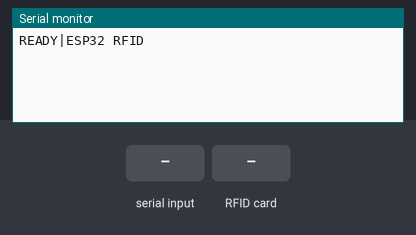
The sketch below on a simulated ESP32. Shown: the last lines printed to the serial monitor. The inputs (shaded band) are chosen by the test bench.

Above: at 1.2 s.
1.3 s: "PING\n" received over Serial
At 1.9 s:
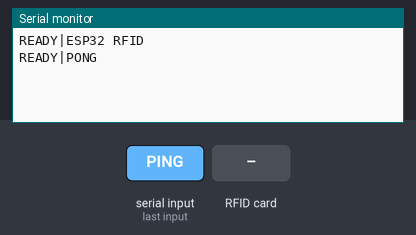
2.8 s: "READ\n" received over Serial
At 4.0 s:
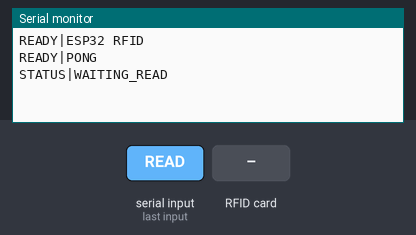
4.3 s: "RESET\n" received over Serial
At 4.8 s:
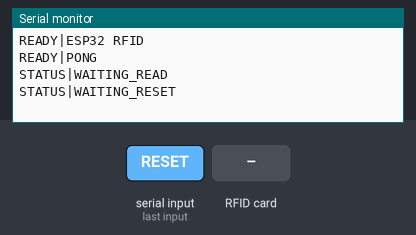
5.8 s: RFID card 5E 7A 19 C4 held to the reader
At 7.0 s:
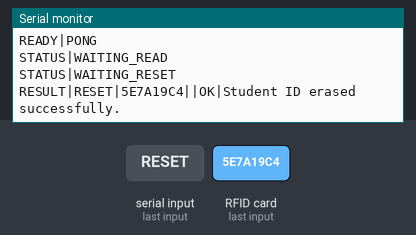
7.3 s: "SCAN\n" received over Serial
At 7.7 s:
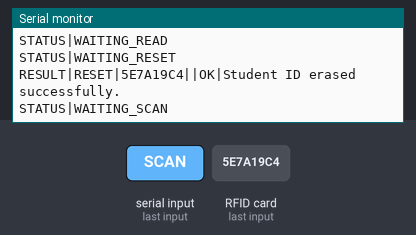
8.8 s: "STOP\n" received over Serial
At 9.4 s:
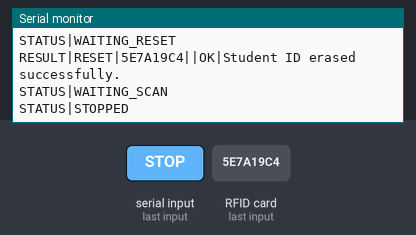

The sketch:

card_writer.ino
```cpp
#include <SPI.h>
#include <MFRC522.h>

#define SS_PIN   5
#define RST_PIN  22
#define SCK_PIN  18
#define MISO_PIN 19
#define MOSI_PIN 23

const byte DATA_BLOCK = 4;
const unsigned long WAIT_TIMEOUT_MS = 15000;
const unsigned long SCAN_COOLDOWN_MS = 1000;

MFRC522 mfrc522(SS_PIN, RST_PIN);
MFRC522::MIFARE_Key key;

enum Mode { IDLE, WAIT_READ, WAIT_WRITE, WAIT_RESET, SCAN };
Mode mode = IDLE;
String pendingId = "";
unsigned long modeStarted = 0;
unsigned long lastScanMs = 0;
String inputLine = "";

void setup() {
  Serial.begin(115200);
  SPI.begin(SCK_PIN, MISO_PIN, MOSI_PIN, SS_PIN);
  mfrc522.PCD_Init();

  for (byte i = 0; i < 6; i++) key.keyByte[i] = 0xFF;

  Serial.println("READY|ESP32 RFID");
}

void loop() {
  readSerial();

  if (mode == IDLE) return;

  if (mode == SCAN) {
    if (millis() - lastScanMs < SCAN_COOLDOWN_MS) return;
  } else if (millis() - modeStarted > WAIT_TIMEOUT_MS) {
    mode = IDLE;
    Serial.println("STATUS|ERROR:Timed out waiting for a card.");
    return;
  }

  if (!mfrc522.PICC_IsNewCardPresent()) return;
  if (!mfrc522.PICC_ReadCardSerial()) return;

  handleCard();

  mfrc522.PICC_HaltA();
  mfrc522.PCD_StopCrypto1();

  if (mode == SCAN) lastScanMs = millis();
  else mode = IDLE;
}

void readSerial() {
  while (Serial.available()) {
    char c = Serial.read();
    if (c == '\n') {
      inputLine.trim();
      if (inputLine.length() > 0) handleCommand(inputLine);
      inputLine = "";
    } else if (c != '\r') {
      if (inputLine.length() < 64) inputLine += c;
    }
  }
}

void handleCommand(const String &cmd) {
  if (cmd == "PING") {
    Serial.println("READY|PONG");

  } else if (cmd == "READ") {
    mode = WAIT_READ;
    modeStarted = millis();
    Serial.println("STATUS|WAITING_READ");

  } else if (cmd == "RESET") {
    pendingId = "";
    mode = WAIT_RESET;
    modeStarted = millis();
    Serial.println("STATUS|WAITING_RESET");

  } else if (cmd == "SCAN") {
    pendingId = "";
    mode = SCAN;
    modeStarted = millis();
    lastScanMs = 0;
    Serial.println("STATUS|WAITING_SCAN");

  } else if (cmd == "STOP") {
    pendingId = "";
    mode = IDLE;
    Serial.println("STATUS|STOPPED");

  } else if (cmd.startsWith("WRITE:")) {
    String id = cmd.substring(6);

    if (id.length() < 1 || id.length() > 16 ||
        id.indexOf('|') >= 0) {
      Serial.println("STATUS|ERROR:Invalid student ID.");
      return;
    }

    pendingId = id;
    mode = WAIT_WRITE;
    modeStarted = millis();
    Serial.println("STATUS|WAITING_WRITE");

  } else {
    Serial.println("STATUS|ERROR:Unknown command.");
  }
}

String uidToString() {
  String s = "";
  for (byte i = 0; i < mfrc522.uid.size; i++) {
    if (mfrc522.uid.uidByte[i] < 0x10) s += "0";
    s += String(mfrc522.uid.uidByte[i], HEX);
  }
  s.toUpperCase();
  return s;
}

void sendResult(const char *op, const String &uid, const String &id,
                bool ok, const char *msg) {
  Serial.print("RESULT|");
  Serial.print(op);
  Serial.print("|");
  Serial.print(uid);
  Serial.print("|");
  Serial.print(id);
  Serial.print("|");
  Serial.print(ok ? "OK" : "ERROR");
  Serial.print("|");
  Serial.println(msg);
}

bool readBlock(String &out, const char **err) {
  byte buffer[18];
  byte size = sizeof(buffer);

  MFRC522::StatusCode st = mfrc522.PCD_Authenticate(
      MFRC522::PICC_CMD_MF_AUTH_KEY_A, DATA_BLOCK, &key, &(mfrc522.uid));
  if (st != MFRC522::STATUS_OK) {
    *err = "Authentication failed (card may use a different key).";
    return false;
  }

  st = mfrc522.MIFARE_Read(DATA_BLOCK, buffer, &size);
  if (st != MFRC522::STATUS_OK) {
    *err = "Could not read block 4.";
    return false;
  }

  out = "";
  for (byte i = 0; i < 16; i++) {
    if (buffer[i] == 0) break;
    if (buffer[i] >= 32 && buffer[i] <= 126) out += (char)buffer[i];
  }
  return true;
}
void handleScan(const String &uid) {
  MFRC522::PICC_Type type = mfrc522.PICC_GetType(mfrc522.uid.sak);
  bool classic = (type == MFRC522::PICC_TYPE_MIFARE_MINI ||
                  type == MFRC522::PICC_TYPE_MIFARE_1K ||
                  type == MFRC522::PICC_TYPE_MIFARE_4K);

  String stored = "";
  const char *err = "";

  if (!classic) {
    sendResult("SCAN", uid, "", true, "Card detected (UID only, not a MIFARE Classic card).");
  } else if (!readBlock(stored, &err)) {
    sendResult("SCAN", uid, "", true, "Card detected (user ID could not be read).");
  } else if (stored.length() == 0) {
    sendResult("SCAN", uid, "", true, "Card detected (no user ID stored).");
  } else {
    sendResult("SCAN", uid, stored, true, "Card read successfully.");
  }
}

void handleCard() {
  String uid = uidToString();

  if (mode == SCAN) {
    handleScan(uid);
    return;
  }

  MFRC522::PICC_Type type = mfrc522.PICC_GetType(mfrc522.uid.sak);
  if (type != MFRC522::PICC_TYPE_MIFARE_MINI &&
      type != MFRC522::PICC_TYPE_MIFARE_1K &&
      type != MFRC522::PICC_TYPE_MIFARE_4K) {
    sendResult(mode == WAIT_WRITE ? "WRITE" : "READ", uid, "", false,
               "Unsupported card type. Use a MIFARE Classic card.");
    return;
  }

  const char *err = "";

  if (mode == WAIT_READ) {
    String stored;
    if (readBlock(stored, &err)) {
      if (stored.length() > 0)
        sendResult("READ", uid, stored, true, "Card read successfully.");
      else
        sendResult("READ", uid, "", true, "Card is blank (no student ID stored).");
    } else {
      sendResult("READ", uid, "", false, err);
    }
    return;
  }

  if (mode == WAIT_RESET) {
    byte data[16] = {0};

    MFRC522::StatusCode st = mfrc522.PCD_Authenticate(
        MFRC522::PICC_CMD_MF_AUTH_KEY_A,
        DATA_BLOCK,
        &key,
        &(mfrc522.uid)
    );

    if (st != MFRC522::STATUS_OK) {
      sendResult("RESET", uid, "", false,
                 "Authentication failed (card may use a different key).");
      return;
    }

    st = mfrc522.MIFARE_Write(DATA_BLOCK, data, 16);

    if (st != MFRC522::STATUS_OK) {
      sendResult("RESET", uid, "", false,
                 "Reset failed. Keep the card steady.");
      return;
    }

    String verify;

    if (readBlock(verify, &err) && verify.length() == 0) {
      sendResult("RESET", uid, "", true,
                 "Student ID erased successfully.");
    } else {
      sendResult("RESET", uid, verify, false,
                 "Reset verification failed.");
    }

    return;
  }

  byte data[16];
  memset(data, 0, sizeof(data));
  for (byte i = 0; i < pendingId.length() && i < 16; i++) {
    data[i] = (byte)pendingId[i];
  }

  MFRC522::StatusCode st = mfrc522.PCD_Authenticate(
      MFRC522::PICC_CMD_MF_AUTH_KEY_A, DATA_BLOCK, &key, &(mfrc522.uid));
  if (st != MFRC522::STATUS_OK) {
    sendResult("WRITE", uid, "", false,
               "Authentication failed (card may use a different key).");
    return;
  }

  st = mfrc522.MIFARE_Write(DATA_BLOCK, data, 16);
  if (st != MFRC522::STATUS_OK) {
    sendResult("WRITE", uid, "", false, "Write failed. Keep the card steady.");
    return;
  }

  String verify;
  if (readBlock(verify, &err) && verify == pendingId) {
    sendResult("WRITE", uid, verify, true, "Student ID written and verified.");
  } else {
    sendResult("WRITE", uid, verify, false, "Write verification failed.");
  }
}
```

Measured:
- after the input at 1.3 s, the serial monitor: prints a new line at once (image 1)
- after the input at 2.8 s, the serial monitor: prints a new line at once (image 2)
- after the input at 4.3 s, the serial monitor: prints a new line at once (image 3)
- after the input at 5.8 s, the serial monitor: prints a new line at once (image 4)
- after the input at 7.3 s, the serial monitor: prints a new line at once (image 5)
- after the input at 8.8 s, the serial monitor: prints a new line at once (image 6)
